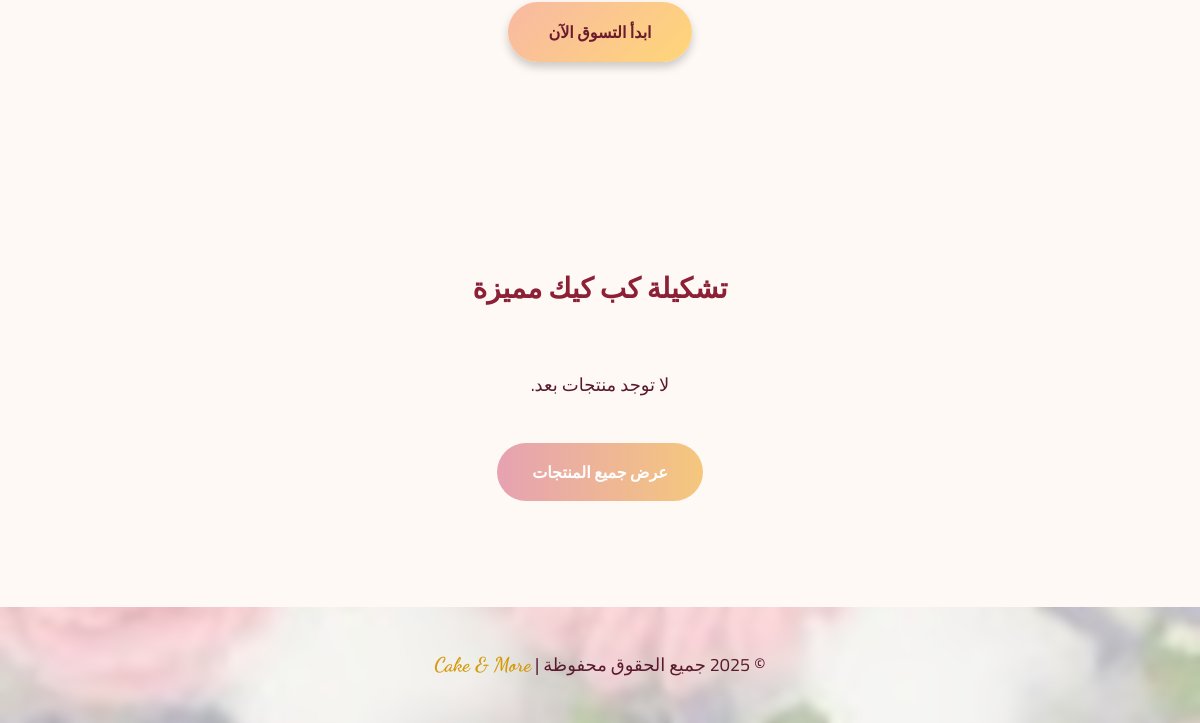
The app's page / (lower part), older data.
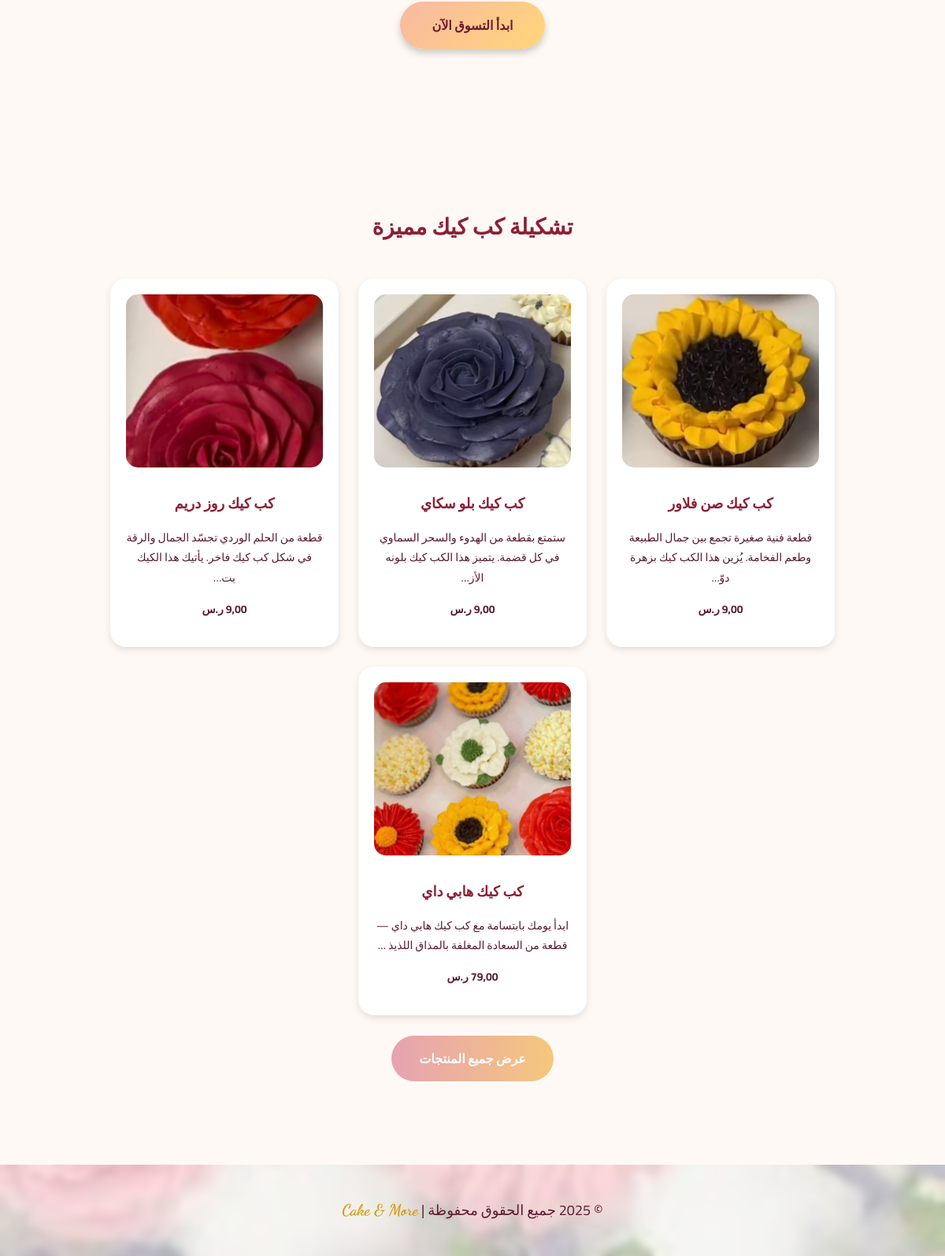
The same page, newer data.
### store/models.py (models this page shows, shortened)
class Product(models.Model):
    name = models.CharField(max_length=100, verbose_name="اسم المنتج")
    description = models.TextField(verbose_name="الوصف")
    price = models.DecimalField(max_digits=6, decimal_places=2, verbose_name="السعر")
    image = models.ImageField(upload_to="products/", verbose_name="صورة المنتج")
    class Meta:
        verbose_name = "منتج"
        verbose_name_plural = "المنتجات"

### core/views.py (the view)
# urls.py: path('', views.home, name='home'),
def home(request):
    latest_products = Product.objects.all()[:4]  # جلب آخر 4 منتجات فقط
    return render(request, 'core/home.html', {'latest_products': latest_products})

### templates/core/home.html (shortened to what this page needs)
{% load static %}
<!DOCTYPE html>
<html lang="ar" dir="rtl">
<head>
</head>
<body>
  <section>
    <a href="/store/" class="btn">ابدأ التسوق الآن</a>
  </section>
  <section>
    <h2>تشكيلة كب كيك مميزة</h2>
    <div class="products">
      {% for product in latest_products %}
      <div class="card">
        {% if product.image %}
          <img src="{{ product.image.url }}" alt="{{ product.name }}">
        {% else %}
          <img src="{% static 'images/no_image.png' %}" alt="no image">
        {% endif %}
        <h4>{{ product.name }}</h4>
        <p>{{ product.description|truncatechars:80 }}</p>
        <p class="price">{{ product.price }} ر.س</p>
      </div>
      {% empty %}
        <p>لا توجد منتجات بعد.</p>
      {% endfor %}
    </div>
    <div class="show-all">
      <a href="{% url 'product_list' %}">عرض جميع المنتجات</a>
    </div>
  </section>
  {% include 'footer.html' %}
</body>
</html>

Row changes from the older to the newer data that the page shows:
added Product: image (picture), name "كب كيك صن فلاور", description "قطعة فنية صغيرة تجمع بين جمال الطبيعة وطعم الفخامة. يُزين هذا الكب كيك بزهرة دوّ…", price "9,00"
added Product: image (picture), name "كب كيك بلو سكاي", description "ستمتع بقطعة من الهدوء والسحر السماوي في كل قضمة. يتميز هذا الكب كيك بلونه الأز…", price "9,00"
added Product: image (picture), name "كب كيك روز دريم", description "قطعة من الحلم الوردي تجسّد الجمال والرقة في شكل كب كيك فاخر. يأتيك هذا الكيك بت…", price "9,00"
added Product: image (picture), name "كب كيك هابي داي", description "ابدأ يومك بابتسامة مع كب كيك هابي داي — قطعة من السعادة المغلفة بالمذاق اللذيذ …", price "79,00"
Text that changed along with them:
text no longer shown: "لا توجد منتجات بعد."
